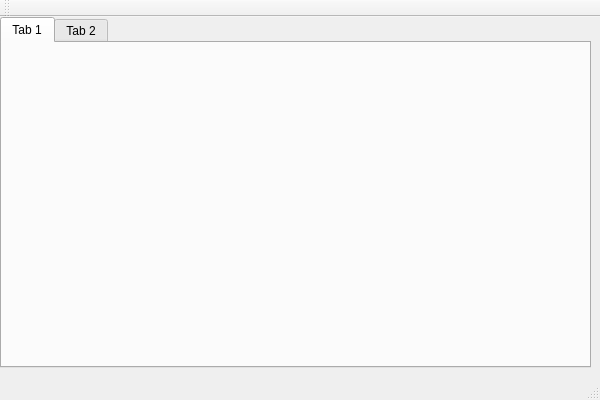
<?xml version="1.0" encoding="UTF-8"?>
<ui version="4.0">
 <class>TestUIQtClass</class>
 <widget class="QMainWindow" name="TestUIQtClass">
  <property name="geometry">
   <rect>
    <x>0</x>
    <y>0</y>
    <width>600</width>
    <height>400</height>
   </rect>
  </property>
  <property name="windowTitle">
   <string>TestUIQt</string>
  </property>
  <widget class="QWidget" name="centralWidget">
   <widget class="QTabWidget" name="myTabWidget">
    <property name="geometry">
     <rect>
      <x>0</x>
      <y>0</y>
      <width>591</width>
      <height>351</height>
     </rect>
    </property>
    <property name="currentIndex">
     <number>0</number>
    </property>
    <widget class="QWidget" name="tab">
     <attribute name="title">
      <string>Tab 1</string>
     </attribute>
    </widget>
    <widget class="QWidget" name="tab_2">
     <attribute name="title">
      <string>Tab 2</string>
     </attribute>
    </widget>
   </widget>
  </widget>
  <widget class="QMenuBar" name="menuBar">
   <property name="geometry">
    <rect>
     <x>0</x>
     <y>0</y>
     <width>600</width>
     <height>21</height>
    </rect>
   </property>
  </widget>
  <widget class="QToolBar" name="mainToolBar">
   <attribute name="toolBarArea">
    <enum>TopToolBarArea</enum>
   </attribute>
   <attribute name="toolBarBreak">
    <bool>false</bool>
   </attribute>
  </widget>
  <widget class="QStatusBar" name="statusBar"/>
 </widget>
 <layoutdefault spacing="6" margin="11"/>
 <resources>
  <include location="TestUIQt.qrc"/>
 </resources>
 <connections/>
</ui>
